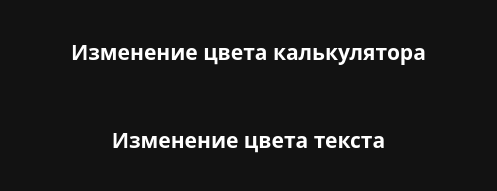
<?xml version="1.0" encoding="UTF-8"?>
<ui version="4.0">
 <class>Dialog</class>
 <widget class="QDialog" name="Dialog">
  <property name="geometry">
   <rect>
    <x>0</x>
    <y>0</y>
    <width>497</width>
    <height>191</height>
   </rect>
  </property>
  <property name="windowTitle">
   <string>Изменение цвета</string>
  </property>
  <property name="styleSheet">
   <string notr="true">QWidget {
	color: white;
	background-color: #121212;
	font-family: Rubik;
	font-size: 16pt;
	font-weight: 600;
}
QPushButton {
	background-color: transparent;
	border: none;
}
QPushButton:hover {
	background-color: #666
}

QPushButton:pressed {
	background-color: #888
}</string>
  </property>
  <layout class="QVBoxLayout" name="verticalLayout">
   <item>
    <layout class="QGridLayout" name="gridLayout_2">
     <item row="0" column="0">
      <widget class="QPushButton" name="btn_color_form_2">
       <property name="sizePolicy">
        <sizepolicy hsizetype="Minimum" vsizetype="Expanding">
         <horstretch>0</horstretch>
         <verstretch>0</verstretch>
        </sizepolicy>
       </property>
       <property name="text">
        <string>Изменение цвета калькулятора</string>
       </property>
      </widget>
     </item>
     <item row="1" column="0">
      <widget class="QPushButton" name="btn_color_text_2">
       <property name="sizePolicy">
        <sizepolicy hsizetype="Minimum" vsizetype="Expanding">
         <horstretch>0</horstretch>
         <verstretch>0</verstretch>
        </sizepolicy>
       </property>
       <property name="text">
        <string>Изменение цвета текста</string>
       </property>
      </widget>
     </item>
    </layout>
   </item>
  </layout>
 </widget>
 <resources/>
 <connections/>
</ui>
